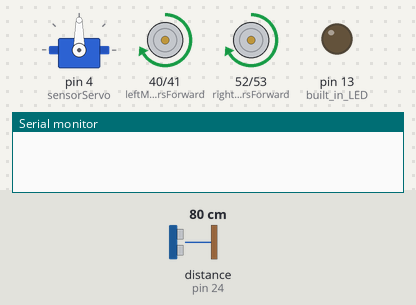
Bench run of a sketch on a simulated Arduino Mega 2560, built with avr-gcc and run on an emulated ATmega2560. Parts: servo, motor-driver pin pairs drawn as motors (green arrow = first pin HIGH = forward, orange = second pin HIGH = backward, longer = more drive, scaled by the enable pin), output pins drawn as LEDs (lit = HIGH), the last lines printed to the serial monitor. Wiring (inferred from the names in the program): ultrasonic range finder: trigger pin 22; echo pin 24. Inputs (shaded band) come from the test bench; at power-on: distance to the obstacle (sensor on pin 24) 80 cm. The echo pulse lasts 58.3 µs per cm; pins used as bus, display or sensor lines are not drawn.

Above: at 1.5 s.
1.6 s: distance to the obstacle (sensor on pin 24) set to 54 cm
3.1 s: distance to the obstacle (sensor on pin 24) set to 48 cm
At 4.4 s:
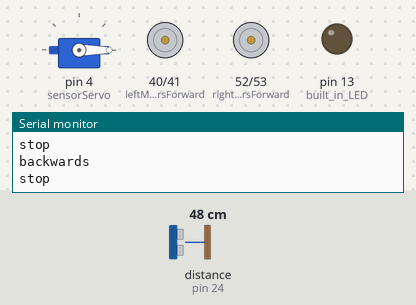
At 5.2 s:
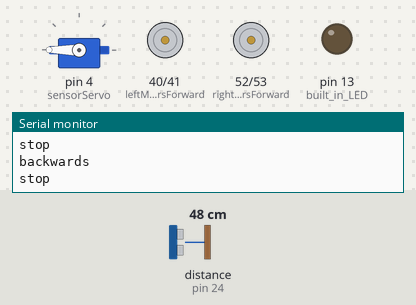
Timing chart, 0 to 15.0 s (numbered marks = the images above; inputs shaded):
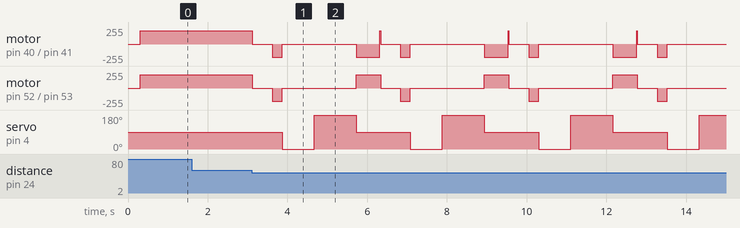

The sketch:

main.ino
```cpp
#include <SoftwareSerial.h>
#include <Servo.h>
#include "hcsr04.h"
//#include "bt.h"

// Motor pins
#define leftMotorsForward 40
#define leftMotorsBackward 41
#define leftMotorPWM 8

#define rightMotorsForward 52
#define rightMotorsBackward 53
#define rightMotorPWM 9

// parameters
unsigned short motorSpeed = 200;
const int crashDistance = 500;

char c = ' ';
bool NL = true;

SoftwareSerial BTserial(6, 7);

Servo sensorServo;

void setup() {
  pinMode(13, OUTPUT);  //built in LED

  pinMode(trig, OUTPUT);
  pinMode(echo, INPUT);

  sensorServo.attach(4);

  digitalWrite(trig, HIGH);  //Turn off sensor signal

  Serial.begin(9600);
  // set the data rate for the SoftwareSerial port

  BTserial.begin(9600);

  pinMode(rightMotorPWM, OUTPUT);
  pinMode(rightMotorsForward, OUTPUT);
  pinMode(rightMotorsBackward, OUTPUT);
  pinMode(leftMotorPWM, OUTPUT);
  pinMode(leftMotorsForward, OUTPUT);
  pinMode(leftMotorsBackward, OUTPUT);

  analogWrite(leftMotorPWM, motorSpeed);
  analogWrite(rightMotorPWM, motorSpeed);

  // initially center the sensor
  sensorServo.write(90);
  delay(300);
}


void loop() {
   // Read from the Bluetooth module and send to the Arduino Serial Monitor
  if (BTserial.available()) {
    c = BTserial.read();
    Serial.write(c);
  }


  // Read from the Serial Monitor and send to the Bluetooth module
  if (Serial.available()) {
    c = Serial.read();
    BTserial.write(c);

    // Echo the user input to the main window. The ">" character indicates the user entered text.
    if (NL) {
      Serial.print(">");
      NL = false;
    }
    Serial.write(c);
    if (c == 10) { NL = true; }
  }
  int currentDistance = getDistance();

  if (currentDistance > crashDistance) {
    analogWrite(leftMotorPWM, motorSpeed);
    analogWrite(rightMotorPWM, motorSpeed);
    driveForward();
  }

  else {
    stopMotors();
    delay(500);
    driveBackwards();
    delay(250);
    stopMotors();

    // sensor right
    sensorServo.write(0);
    delay(800);
    int distanceRight = getDistance();

    //sensor left
    sensorServo.write(180);
    delay(1000);
    int distanceLeft = getDistance();
    delay(50);
    sensorServo.write(90);

    if (distanceRight > distanceLeft) {
      turnRight();
    } else {
      turnLeft();
    }

    driveForward();
  }

  delay(10);
}


void stopMotors() {
  Serial.write("stop\n");

  digitalWrite(rightMotorsForward, LOW);
  digitalWrite(leftMotorsForward, LOW);
  digitalWrite(rightMotorsBackward, LOW);
  digitalWrite(leftMotorsBackward, LOW);
}

void driveForward() {
  digitalWrite(rightMotorsForward, HIGH);
  digitalWrite(leftMotorsForward, HIGH);
  digitalWrite(rightMotorsBackward, LOW);
  digitalWrite(leftMotorsBackward, LOW);
}

void driveBackwards() {
  Serial.write("backwards\n");

  digitalWrite(rightMotorsForward, LOW);
  digitalWrite(leftMotorsForward, LOW);
  digitalWrite(rightMotorsBackward, HIGH);
  digitalWrite(leftMotorsBackward, HIGH);
}

void turnRight() {
  Serial.write("turn right\n");

  analogWrite(leftMotorPWM, 200);
  analogWrite(rightMotorPWM, 200);
  digitalWrite(rightMotorsForward, LOW);
  digitalWrite(leftMotorsForward, HIGH);
  digitalWrite(rightMotorsBackward, HIGH);
  digitalWrite(leftMotorsBackward, LOW);
  delay(600);
  stopMotors();
  analogWrite(leftMotorPWM, motorSpeed);
  analogWrite(rightMotorPWM, motorSpeed);
}

void turnLeft() {
  Serial.write("turn left\n");

  analogWrite(leftMotorPWM, 200);
  analogWrite(rightMotorPWM, 200);
  digitalWrite(rightMotorsForward, HIGH);
  digitalWrite(leftMotorsForward, LOW);
  digitalWrite(rightMotorsBackward, LOW);
  digitalWrite(leftMotorsBackward, HIGH);
  delay(600);
  stopMotors();
  analogWrite(leftMotorPWM, motorSpeed);
  analogWrite(rightMotorPWM, motorSpeed);
}
```

hcsr04.h
```cpp
#ifndef HCSR04_H
#define HCSR04_H

// HC-SR04 sensor pins
#define echo 24
#define trig 22

const int SENSOR_MAX_RANGE = 3000;  // mm

int getDistance() {

  double distance = 0;
  double time = 0;

  digitalWrite(trig, LOW);
  delayMicroseconds(3);
  noInterrupts();
  digitalWrite(trig, HIGH);  //Trigger Impuls 10 us
  delayMicroseconds(10);
  digitalWrite(trig, LOW);
  time = pulseIn(echo, HIGH);  // Echo-Zeit messen
  interrupts();

  time = (time / 2);       // Zeit halbieren
  distance = time / 2.91;  // Zeit in Millimeter umrechnen

  return distance;
}

void printDistance() {
  int distance = getDistance();

  Serial.write("Entfernung: ");
  if (distance == -1) {
    Serial.write("out of range\n");
  }

  else {
    Serial.print(getDistance(), DEC);
    Serial.write(" mm\n");
  }
}

#endif
```

Measured:
- the behaviour switches between 51 and 50 cm on distance to the obstacle (sensor on pin 24) (found by bisection; images 0 and 1)
- after the input at 1.6 s, every drawn part: stays the same
